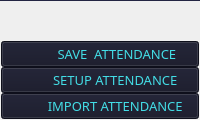
              <widget class="QFrame" name="frame_bottom_menu">
               <property name="styleSheet">
                <string notr="true">QFrame{border-top:1px solid rgb(35, 37, 67);}</string>
               </property>
               <property name="frameShape">
                <enum>QFrame::StyledPanel</enum>
               </property>
               <property name="frameShadow">
                <enum>QFrame::Raised</enum>
               </property>
               <layout class="QVBoxLayout" name="verticalLayout_4">
                <property name="spacing">
                 <number>0</number>
                </property>
                <property name="leftMargin">
                 <number>0</number>
                </property>
                <property name="topMargin">
                 <number>40</number>
                </property>
                <property name="rightMargin">
                 <number>0</number>
                </property>
                <property name="bottomMargin">
                 <number>0</number>
                </property>
                <item>
                 <widget class="QPushButton" name="menu_btn_save">
                  <property name="sizePolicy">
                   <sizepolicy hsizetype="Expanding" vsizetype="Expanding">
                    <horstretch>0</horstretch>
                    <verstretch>0</verstretch>
                   </sizepolicy>
                  </property>
                  <property name="palette">
                   <palette>
                    <active>
                     <colorrole role="WindowText">
                      <brush brushstyle="SolidPattern">
                       <color alpha="255">
                        <red>67</red>
                        <green>221</green>
                        <blue>230</blue>
                       </color>
                      </brush>
                     </colorrole>
                     <colorrole role="Button">
                      <brush brushstyle="SolidPattern">
                       <color alpha="255">
                        <red>20</red>
                        <green>21</green>
                        <blue>38</blue>
                       </color>
                      </brush>
                     </colorrole>
                     <colorrole role="Text">
                      <brush brushstyle="SolidPattern">
                       <color alpha="255">
                        <red>67</red>
                        <green>221</green>
                        <blue>230</blue>
                       </color>
                      </brush>
                     </colorrole>
                     <colorrole role="ButtonText">
                      <brush brushstyle="SolidPattern">
                       <color alpha="255">
                        <red>67</red>
                        <green>221</green>
                        <blue>230</blue>
                       </color>
                      </brush>
                     </colorrole>
                     <colorrole role="Base">
                      <brush brushstyle="SolidPattern">
                       <color alpha="255">
                        <red>20</red>
                        <green>21</green>
                        <blue>38</blue>
                       </color>
                      </brush>
                     </colorrole>
                     <colorrole role="Window">
                      <brush brushstyle="SolidPattern">
                       <color alpha="255">
                        <red>20</red>
                        <green>21</green>
                        <blue>38</blue>
                       </color>
                      </brush>
                     </colorrole>
                    </active>
                    <inactive>
                     <colorrole role="WindowText">
                      <brush brushstyle="SolidPattern">
                       <color alpha="255">
                        <red>67</red>
                        <green>221</green>
                        <blue>230</blue>
                       </color>
                      </brush>
                     </colorrole>
                     <colorrole role="Button">
                      <brush brushstyle="SolidPattern">
                       <color alpha="255">
                        <red>20</red>
                        <green>21</green>
                        <blue>38</blue>
                       </color>
                      </brush>
                     </colorrole>
                     <colorrole role="Text">
                      <brush brushstyle="SolidPattern">
                       <color alpha="255">
                        <red>67</red>
                        <green>221</green>
                        <blue>230</blue>
                       </color>
                      </brush>
                     </colorrole>
                     <colorrole role="ButtonText">
                      <brush brushstyle="SolidPattern">
                       <color alpha="255">
                        <red>67</red>
                        <green>221</green>
                        <blue>230</blue>
                       </color>
                      </brush>
                     </colorrole>
                     <colorrole role="Base">
                      <brush brushstyle="SolidPattern">
                       <color alpha="255">
                        <red>20</red>
                        <green>21</green>
                        <blue>38</blue>
                       </color>
                      </brush>
                     </colorrole>
                     <colorrole role="Window">
                      <brush brushstyle="SolidPattern">
                       <color alpha="255">
                        <red>20</red>
                        <green>21</green>
                        <blue>38</blue>
                       </color>
                      </brush>
                     </colorrole>
                    </inactive>
                    <disabled>
                     <colorrole role="WindowText">
                      <brush brushstyle="SolidPattern">
                       <color alpha="255">
                        <red>67</red>
                        <green>221</green>
                        <blue>230</blue>
                       </color>
                      </brush>
                     </colorrole>
                     <colorrole role="Button">
                      <brush brushstyle="SolidPattern">
                       <color alpha="255">
                        <red>20</red>
                        <green>21</green>
                        <blue>38</blue>
                       </color>
                      </brush>
                     </colorrole>
                     <colorrole role="Text">
                      <brush brushstyle="SolidPattern">
                       <color alpha="255">
                        <red>67</red>
                        <green>221</green>
                        <blue>230</blue>
                       </color>
                      </brush>
                     </colorrole>
                     <colorrole role="ButtonText">
                      <brush brushstyle="SolidPattern">
                       <color alpha="255">
                        <red>67</red>
                        <green>221</green>
                        <blue>230</blue>
                       </color>
                      </brush>
                     </colorrole>
                     <colorrole role="Base">
                      <brush brushstyle="SolidPattern">
                       <color alpha="255">
                        <red>20</red>
                        <green>21</green>
                        <blue>38</blue>
                       </color>
                      </brush>
                     </colorrole>
                     <colorrole role="Window">
                      <brush brushstyle="SolidPattern">
                       <color alpha="255">
                        <red>20</red>
                        <green>21</green>
                        <blue>38</blue>
                       </color>
                      </brush>
                     </colorrole>
                    </disabled>
                   </palette>
                  </property>
                  <property name="font">
                   <font>
                    <family>Montserrat</family>
                    <pointsize>10</pointsize>
                   </font>
                  </property>
                  <property name="cursor">
                   <cursorShape>PointingHandCursor</cursorShape>
                  </property>
                  <property name="styleSheet">
                   <string notr="true"/>
                  </property>
                  <property name="text">
                   <string>          SAVE  ATTENDANCE</string>
                  </property>
                  <property name="icon">
                   <iconset resource="../imgs.qrc">
                    <normaloff>:/newPrefix/images/icons8-save-24.png</normaloff>:/newPrefix/images/icons8-save-24.png</iconset>
                  </property>
                  <property name="iconSize">
                   <size>
                    <width>80</width>
                    <height>80</height>
                   </size>
                  </property>
                 </widget>
                </item>
                <item>
                 <widget class="QPushButton" name="menu_btn_setupAttnd">
                  <property name="sizePolicy">
                   <sizepolicy hsizetype="Expanding" vsizetype="Expanding">
                    <horstretch>0</horstretch>
                    <verstretch>0</verstretch>
                   </sizepolicy>
                  </property>
                  <property name="palette">
                   <palette>
                    <active>
                     <colorrole role="WindowText">
                      <brush brushstyle="SolidPattern">
                       <color alpha="255">
                        <red>67</red>
                        <green>221</green>
                        <blue>230</blue>
                       </color>
                      </brush>
                     </colorrole>
                     <colorrole role="Button">
                      <brush brushstyle="SolidPattern">
                       <color alpha="255">
                        <red>20</red>
                        <green>21</green>
                        <blue>38</blue>
                       </color>
                      </brush>
                     </colorrole>
                     <colorrole role="Text">
                      <brush brushstyle="SolidPattern">
                       <color alpha="255">
                        <red>67</red>
                        <green>221</green>
                        <blue>230</blue>
                       </color>
                      </brush>
                     </colorrole>
                     <colorrole role="ButtonText">
                      <brush brushstyle="SolidPattern">
                       <color alpha="255">
                        <red>67</red>
                        <green>221</green>
                        <blue>230</blue>
                       </color>
                      </brush>
                     </colorrole>
                     <colorrole role="Base">
                      <brush brushstyle="SolidPattern">
                       <color alpha="255">
                        <red>20</red>
                        <green>21</green>
                        <blue>38</blue>
                       </color>
                      </brush>
                     </colorrole>
                     <colorrole role="Window">
                      <brush brushstyle="SolidPattern">
                       <color alpha="255">
                        <red>20</red>
                        <green>21</green>
                        <blue>38</blue>
                       </color>
                      </brush>
                     </colorrole>
                    </active>
                    <inactive>
                     <colorrole role="WindowText">
                      <brush brushstyle="SolidPattern">
                       <color alpha="255">
                        <red>67</red>
                        <green>221</green>
                        <blue>230</blue>
                       </color>
                      </brush>
                     </colorrole>
                     <colorrole role="Button">
                      <brush brushstyle="SolidPattern">
                       <color alpha="255">
                        <red>20</red>
                        <green>21</green>
                        <blue>38</blue>
                       </color>
                      </brush>
                     </colorrole>
                     <colorrole role="Text">
                      <brush brushstyle="SolidPattern">
                       <color alpha="255">
                        <red>67</red>
                        <green>221</green>
                        <blue>230</blue>
                       </color>
                      </brush>
                     </colorrole>
                     <colorrole role="ButtonText">
                      <brush brushstyle="SolidPattern">
                       <color alpha="255">
                        <red>67</red>
                        <green>221</green>
                        <blue>230</blue>
                       </color>
                      </brush>
                     </colorrole>
                     <colorrole role="Base">
                      <brush brushstyle="SolidPattern">
                       <color alpha="255">
                        <red>20</red>
                        <green>21</green>
                        <blue>38</blue>
                       </color>
                      </brush>
                     </colorrole>
                     <colorrole role="Window">
                      <brush brushstyle="SolidPattern">
                       <color alpha="255">
                        <red>20</red>
                        <green>21</green>
                        <blue>38</blue>
                       </color>
                      </brush>
                     </colorrole>
                    </inactive>
                    <disabled>
                     <colorrole role="WindowText">
                      <brush brushstyle="SolidPattern">
                       <color alpha="255">
                        <red>67</red>
                        <green>221</green>
                        <blue>230</blue>
                       </color>
                      </brush>
                     </colorrole>
                     <colorrole role="Button">
                      <brush brushstyle="SolidPattern">
                       <color alpha="255">
                        <red>20</red>
                        <green>21</green>
                        <blue>38</blue>
                       </color>
                      </brush>
                     </colorrole>
                     <colorrole role="Text">
                      <brush brushstyle="SolidPattern">
                       <color alpha="255">
                        <red>67</red>
                        <green>221</green>
                        <blue>230</blue>
                       </color>
                      </brush>
                     </colorrole>
                     <colorrole role="ButtonText">
                      <brush brushstyle="SolidPattern">
                       <color alpha="255">
                        <red>67</red>
                        <green>221</green>
                        <blue>230</blue>
                       </color>
                      </brush>
                     </colorrole>
                     <colorrole role="Base">
                      <brush brushstyle="SolidPattern">
                       <color alpha="255">
                        <red>20</red>
                        <green>21</green>
                        <blue>38</blue>
                       </color>
                      </brush>
                     </colorrole>
                     <colorrole role="Window">
                      <brush brushstyle="SolidPattern">
                       <color alpha="255">
                        <red>20</red>
                        <green>21</green>
                        <blue>38</blue>
                       </color>
                      </brush>
                     </colorrole>
                    </disabled>
                   </palette>
                  </property>
                  <property name="font">
                   <font>
                    <family>Montserrat</family>
                    <pointsize>10</pointsize>
                   </font>
                  </property>
                  <property name="cursor">
                   <cursorShape>PointingHandCursor</cursorShape>
                  </property>
                  <property name="styleSheet">
                   <string notr="true"/>
                  </property>
                  <property name="text">
                   <string>         SETUP ATTENDANCE</string>
                  </property>
                  <property name="icon">
                   <iconset resource="../imgs.qrc">
                    <normaloff>:/newPrefix/images/icons8-project-setup-24.png</normaloff>:/newPrefix/images/icons8-project-setup-24.png</iconset>
                  </property>
                  <property name="iconSize">
                   <size>
                    <width>80</width>
                    <height>80</height>
                   </size>
                  </property>
                 </widget>
                </item>
                <item>
                 <widget class="QPushButton" name="menu_btn_import">
                  <property name="sizePolicy">
                   <sizepolicy hsizetype="Expanding" vsizetype="Expanding">
                    <horstretch>0</horstretch>
                    <verstretch>0</verstretch>
                   </sizepolicy>
                  </property>
                  <property name="palette">
                   <palette>
                    <active>
                     <colorrole role="WindowText">
                      <brush brushstyle="SolidPattern">
                       <color alpha="255">
                        <red>67</red>
                        <green>221</green>
                        <blue>230</blue>
                       </color>
                      </brush>
                     </colorrole>
                     <colorrole role="Button">
                      <brush brushstyle="SolidPattern">
                       <color alpha="255">
                        <red>20</red>
                        <green>21</green>
                        <blue>38</blue>
                       </color>
                      </brush>
                     </colorrole>
                     <colorrole role="Text">
                      <brush brushstyle="SolidPattern">
                       <color alpha="255">
                        <red>67</red>
                        <green>221</green>
                        <blue>230</blue>
                       </color>
                      </brush>
                     </colorrole>
                     <colorrole role="ButtonText">
                      <brush brushstyle="SolidPattern">
                       <color alpha="255">
                        <red>67</red>
                        <green>221</green>
                        <blue>230</blue>
                       </color>
                      </brush>
                     </colorrole>
                     <colorrole role="Base">
                      <brush brushstyle="SolidPattern">
                       <color alpha="255">
                        <red>20</red>
                        <green>21</green>
                        <blue>38</blue>
                       </color>
                      </brush>
                     </colorrole>
                     <colorrole role="Window">
                      <brush brushstyle="SolidPattern">
                       <color alpha="255">
                        <red>20</red>
                        <green>21</green>
                        <blue>38</blue>
                       </color>
                      </brush>
                     </colorrole>
                    </active>
                    <inactive>
                     <colorrole role="WindowText">
                      <brush brushstyle="SolidPattern">
                       <color alpha="255">
                        <red>67</red>
                        <green>221</green>
                        <blue>230</blue>
                       </color>
                      </brush>
                     </colorrole>
                     <colorrole role="Button">
                      <brush brushstyle="SolidPattern">
                       <color alpha="255">
                        <red>20</red>
                        <green>21</green>
                        <blue>38</blue>
                       </color>
                      </brush>
                     </colorrole>
                     <colorrole role="Text">
                      <brush brushstyle="SolidPattern">
                       <color alpha="255">
                        <red>67</red>
                        <green>221</green>
                        <blue>230</blue>
                       </color>
                      </brush>
                     </colorrole>
                     <colorrole role="ButtonText">
                      <brush brushstyle="SolidPattern">
                       <color alpha="255">
                        <red>67</red>
                        <green>221</green>
                        <blue>230</blue>
                       </color>
                      </brush>
                     </colorrole>
                     <colorrole role="Base">
                      <brush brushstyle="SolidPattern">
                       <color alpha="255">
                        <red>20</red>
                        <green>21</green>
                        <blue>38</blue>
                       </color>
                      </brush>
                     </colorrole>
                     <colorrole role="Window">
                      <brush brushstyle="SolidPattern">
                       <color alpha="255">
                        <red>20</red>
                        <green>21</green>
                        <blue>38</blue>
                       </color>
                      </brush>
                     </colorrole>
                    </inactive>
                    <disabled>
                     <colorrole role="WindowText">
                      <brush brushstyle="SolidPattern">
                       <color alpha="255">
                        <red>67</red>
                        <green>221</green>
                        <blue>230</blue>
                       </color>
                      </brush>
                     </colorrole>
                     <colorrole role="Button">
                      <brush brushstyle="SolidPattern">
                       <color alpha="255">
                        <red>20</red>
                        <green>21</green>
                        <blue>38</blue>
                       </color>
                      </brush>
                     </colorrole>
                     <colorrole role="Text">
                      <brush brushstyle="SolidPattern">
                       <color alpha="255">
                        <red>67</red>
                        <green>221</green>
                        <blue>230</blue>
                       </color>
                      </brush>
                     </colorrole>
                     <colorrole role="ButtonText">
                      <brush brushstyle="SolidPattern">
                       <color alpha="255">
                        <red>67</red>
                        <green>221</green>
                        <blue>230</blue>
                       </color>
                      </brush>
                     </colorrole>
                     <colorrole role="Base">
                      <brush brushstyle="SolidPattern">
                       <color alpha="255">
                        <red>20</red>
                        <green>21</green>
                        <blue>38</blue>
                       </color>
                      </brush>
                     </colorrole>
                     <colorrole role="Window">
                      <brush brushstyle="SolidPattern">
                       <color alpha="255">
                        <red>20</red>
                        <green>21</green>
                        <blue>38</blue>
                       </color>
                      </brush>
                     </colorrole>
                    </disabled>
                   </palette>
                  </property>
                  <property name="font">
                   <font>
                    <family>Montserrat</family>
                    <pointsize>10</pointsize>
                   </font>
                  </property>
                  <property name="cursor">
                   <cursorShape>PointingHandCursor</cursorShape>
                  </property>
                  <property name="styleSheet">
                   <string notr="true"/>
                  </property>
                  <property name="text">
                   <string>         IMPORT ATTENDANCE</string>
                  </property>
                  <property name="icon">
                   <iconset resource="../imgs.qrc">
                    <normaloff>:/newPrefix/images/icons8-database-import-24.png</normaloff>:/newPrefix/images/icons8-database-import-24.png</iconset>
                  </property>
                  <property name="iconSize">
                   <size>
                    <width>80</width>
                    <height>80</height>
                   </size>
                  </property>
                 </widget>
                </item>
               </layout>
              </widget>
